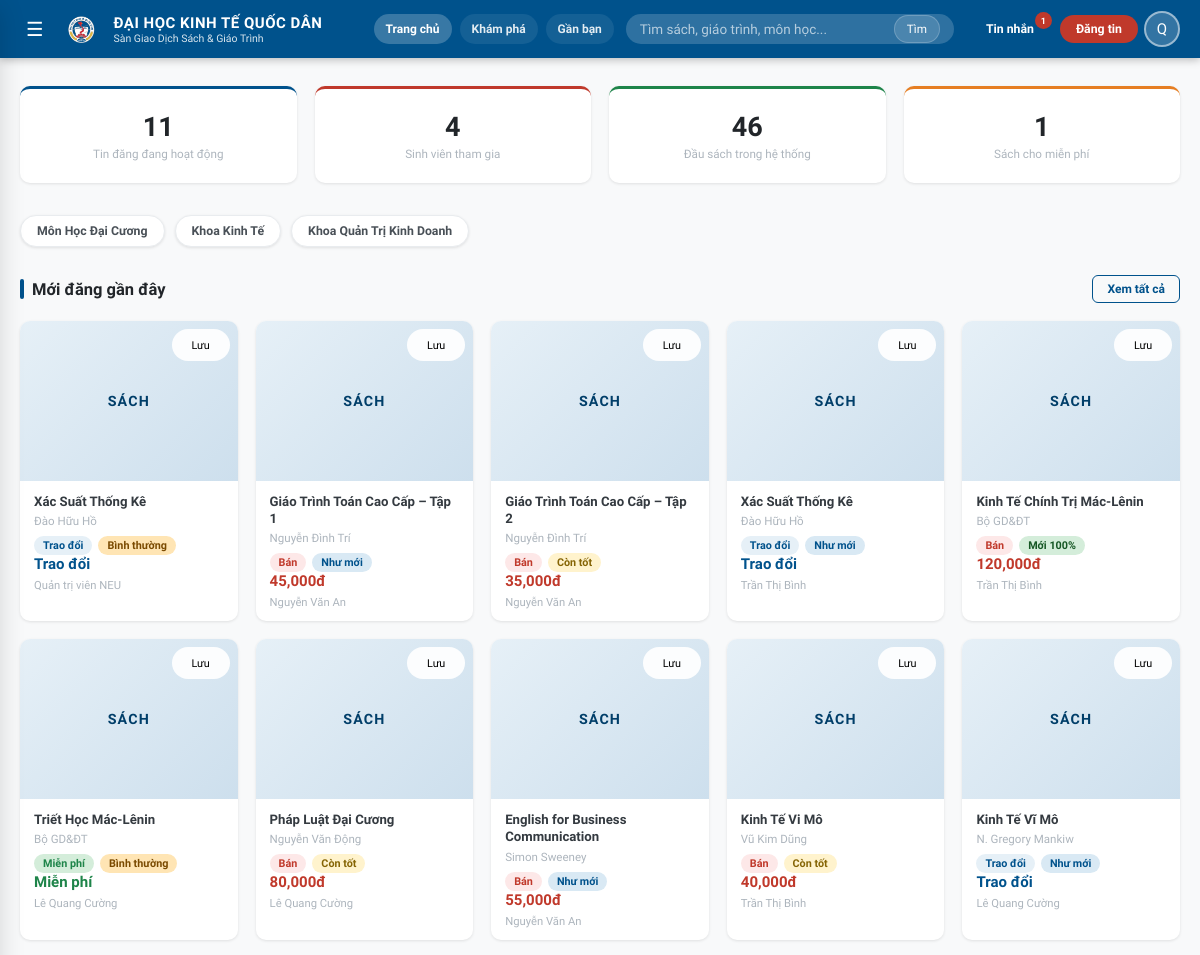
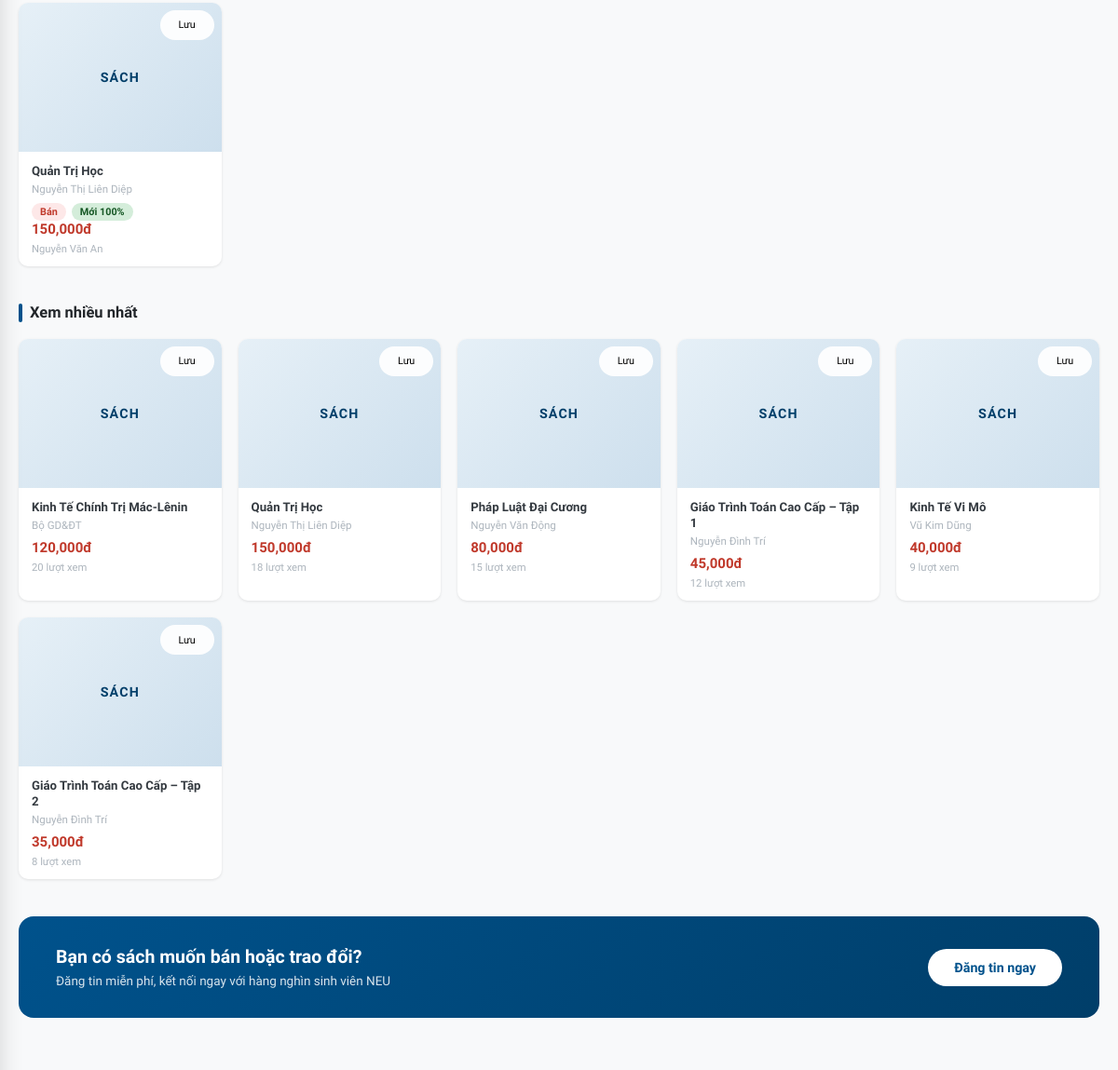
Before: /home (signed in, upper part) with the older database file (2 pictures, top to bottom).
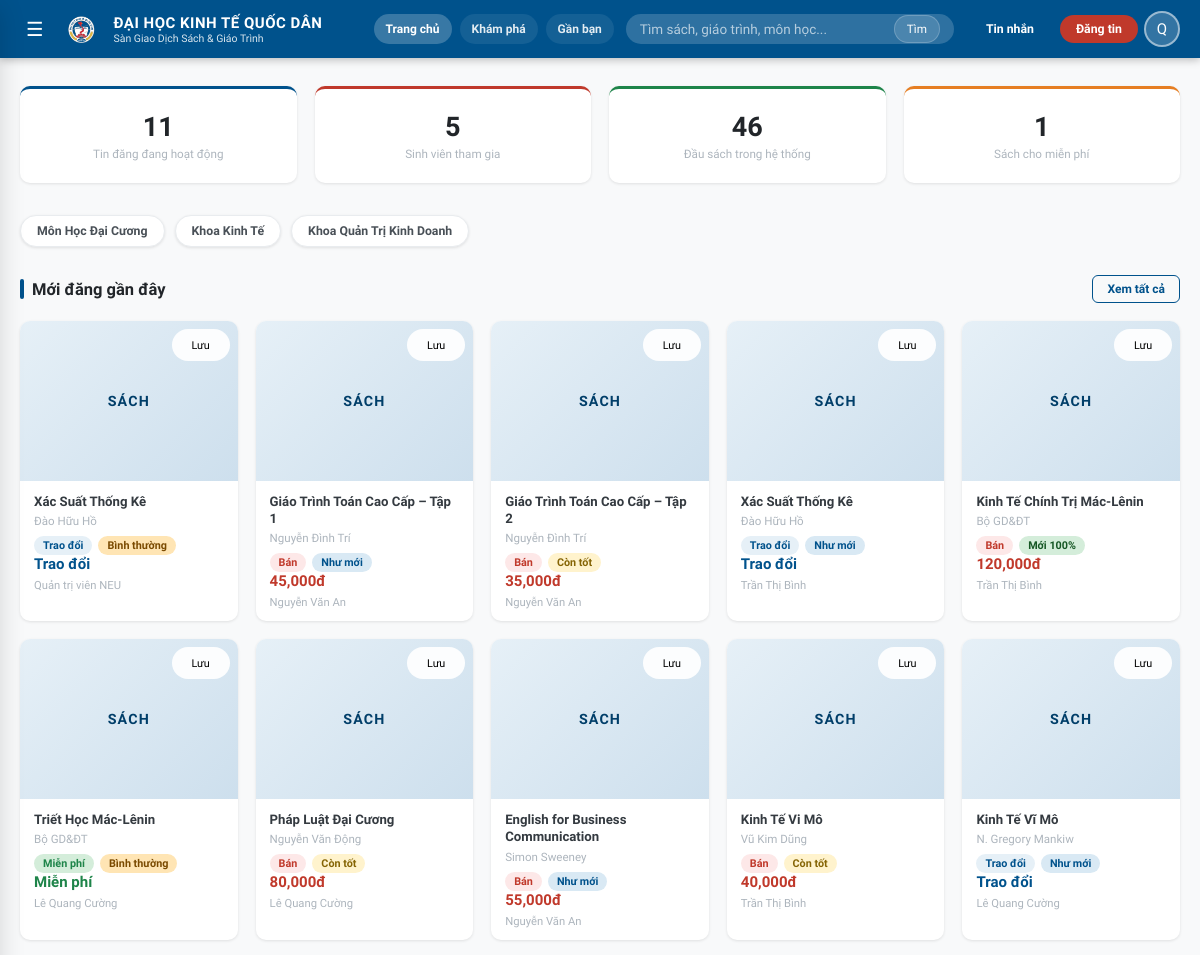
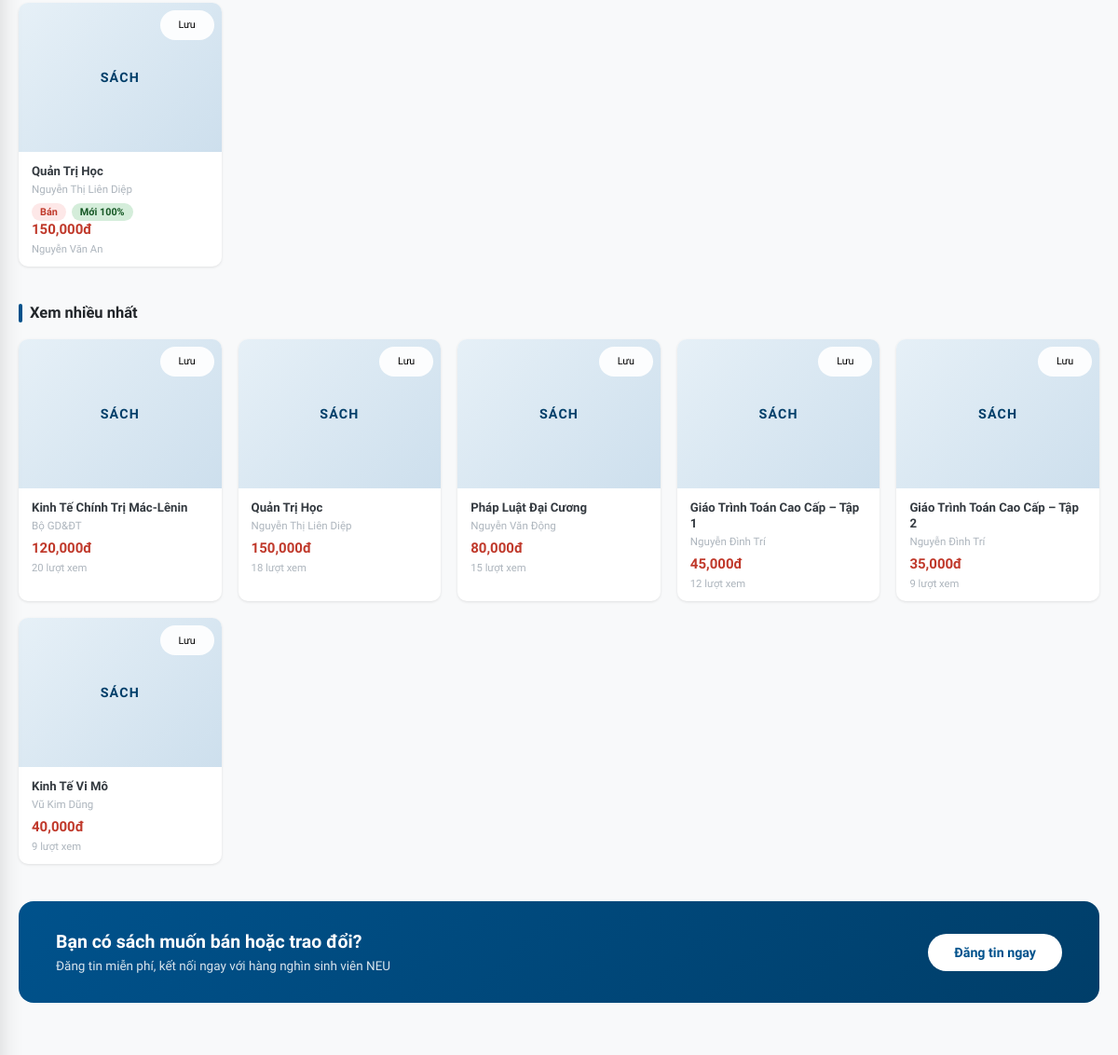
After: the same page with the newer database file (2 pictures, top to bottom).
### tables this page shows
CREATE TABLE categories (
    id          INTEGER PRIMARY KEY AUTOINCREMENT,
    name        TEXT    NOT NULL,
    slug        TEXT    UNIQUE NOT NULL,
    parent_id   INTEGER REFERENCES categories(id) ON DELETE SET NULL,
    icon        TEXT    DEFAULT '📚',
    description TEXT,
    sort_order  INTEGER DEFAULT 0
);

CREATE TABLE "listings" (
            id              INTEGER PRIMARY KEY AUTOINCREMENT,
            book_id         INTEGER REFERENCES books(id) ON DELETE CASCADE,
            seller_id       INTEGER REFERENCES users(id) ON DELETE CASCADE,
            listing_type    TEXT NOT NULL CHECK(listing_type IN ('sell','exchange','free')),
            price           REAL DEFAULT 0,
            condition       TEXT NOT NULL
                            CHECK(condition IN ('new','like_new','good','fair','poor')),
            notes           TEXT,
            status          TEXT DEFAULT 'active'
                            CHECK(status IN ('pending','active','rejected','sold','reserved','closed')),
            exchange_for    TEXT,
            moderated_by    INTEGER REFERENCES users(id) ON DELETE SET NULL,
            moderated_at    TIMESTAMP,
            moderation_note TEXT,
            views           INTEGER DEFAULT 0,
            created_at      TIMESTAMP DEFAULT CURRENT_TIMESTAMP,
            updated_at      TIMESTAMP DEFAULT CURRENT_TIMESTAMP
        , meeting_label TEXT, meeting_latitude REAL, meeting_longitude REAL);

CREATE TABLE books (
    id           INTEGER PRIMARY KEY AUTOINCREMENT,
    title        TEXT    NOT NULL,
    author       TEXT,
    isbn         TEXT,
    publisher    TEXT,
    publish_year INTEGER,
    edition      TEXT,
    category_id  INTEGER REFERENCES categories(id) ON DELETE SET NULL,
    faculty      TEXT,
    course_year  INTEGER,
    subject_code TEXT,
    description  TEXT,
    cover_emoji  TEXT    DEFAULT '📖',
    created_at   TIMESTAMP DEFAULT CURRENT_TIMESTAMP
, cover_image TEXT);

CREATE TABLE users (
    id            INTEGER PRIMARY KEY AUTOINCREMENT,
    username      TEXT    UNIQUE NOT NULL,
    password_hash TEXT    NOT NULL,
    full_name     TEXT,
    email         TEXT,
    phone         TEXT,
    student_id    TEXT    UNIQUE,
    faculty       TEXT,
    course_year   INTEGER,
    role          TEXT    DEFAULT 'student' CHECK(role IN ('student','admin')),
    bio           TEXT,
    rating_avg    REAL    DEFAULT 0,
    rating_count  INTEGER DEFAULT 0,
    created_at    TIMESTAMP DEFAULT CURRENT_TIMESTAMP
, reputation_score INTEGER DEFAULT 0, completed_deals INTEGER DEFAULT 0, location_label TEXT, latitude REAL, longitude REAL, location_updated_at TIMESTAMP);

### app.py (the view)
@app.route("/home")
@login_required
def home():
    conn = get_db_connection()
    recent = conn.execute("""
        SELECT l.*, b.title, b.author, b.cover_emoji, b.cover_image, b.subject_code,
               u.full_name seller_name, u.username seller_username, u.rating_avg,
               c.name cat_name
        FROM listings l
        JOIN books    b ON b.id = l.book_id
        JOIN users    u ON u.id = l.seller_id
        LEFT JOIN categories c ON c.id = b.category_id
        WHERE l.status='active'
        ORDER BY l.created_at DESC
        LIMIT 12
    """).fetchall()
    popular = conn.execute("""
        SELECT l.*, b.title, b.author, b.cover_emoji, b.cover_image,
               u.full_name seller_name, u.username seller_username
        FROM listings l
        JOIN books b ON b.id = l.book_id
        JOIN users u ON u.id = l.seller_id
        WHERE l.status='active'
        ORDER BY l.views DESC
        LIMIT 6
    """).fetchall()
    stats = conn.execute("""
        SELECT
          (SELECT COUNT(*) FROM listings WHERE status='active') total_listings,
          (SELECT COUNT(*) FROM users    WHERE role='student')  total_users,
          (SELECT COUNT(*) FROM books)                          total_books,
          (SELECT COUNT(*) FROM listings
           WHERE listing_type='free' AND status='active')       free_books
    """).fetchone()
    wl = conn.execute(
        "SELECT listing_id FROM wishlist WHERE user_id=?", (session["user_id"],)
    ).fetchall()
    wishlist_ids = {r["listing_id"] for r in wl}
    active_categories = conn.execute("""
        SELECT root.*
        FROM categories root
        WHERE root.parent_id IS NULL
          AND EXISTS (
            SELECT 1
            FROM listings l
            JOIN books b ON b.id = l.book_id
            LEFT JOIN categories child ON child.id = b.category_id
            WHERE l.status='active'
              AND (b.category_id = root.id OR child.parent_id = root.id)
          )
        ORDER BY root.sort_order
    """).fetchall()
    conn.close()
    return render_template(
        "home.html",
        recent=recent,
        popular=popular,
        stats=stats,
        wishlist_ids=wishlist_ids,
        active_categories=active_categories,
    )

### app.py (called while the page is built, shortened)
def _text_quality_score(value: str) -> int:
    bad_score = sum(value.count(token) for token in MOJIBAKE_TOKENS) * 10
    good_score = sum(ch.lower() in VIETNAMESE_CHARS for ch in value)
    return good_score - bad_score

def repair_text(value):
    if not isinstance(value, str) or not value:
        return value
    candidates = [value]
    return max(candidates, key=_text_quality_score)

def login_required(f):
    @wraps(f)
    def decorated(*args, **kwargs):
        if "user_id" not in session:
            flash("Vui lòng đăng nhập để tiếp tục.", "warning")
            return redirect(url_for("login"))
        return f(*args, **kwargs)
    return decorated

def get_current_user():
    if "user_id" not in session:
        return None
    conn = get_db_connection()
    user = conn.execute("SELECT * FROM users WHERE id=?", (session["user_id"],)).fetchone()
    conn.close()
    return user

### database.py (called while the page is built)
def get_db_connection() -> sqlite3.Connection:
    conn = sqlite3.connect(DATABASE)
    conn.row_factory = sqlite3.Row
    conn.execute("PRAGMA foreign_keys = ON")
    return conn

### templates/home.html (shortened to what the changed rows need)
{% extends "base.html" %}
{% block content %}
<div class="container">
  <div class="stats-grid">
    <div class="stat-card">
      <div class="stat-value">{{ stats.total_users }}</div>
      <div class="stat-label">Sinh viên tham gia</div>
    </div>
  </div>
  <div class="category-strip">
    {% for cat in active_categories %}
      <a href="{{ url_for('listings') }}?cat={{ cat.id }}" class="category-chip">{{ cat.name }}</a>
    {% endfor %}
  </div>
  {% if recent %}
    <div class="book-grid home-block">
      {% for l in recent %}
        <a href="{{ url_for('listing_detail', lid=l.id) }}" class="card book-card">
          <div class="book-card-cover">
            {% if l.cover_image %}
              <img src="{{ l.cover_image }}" alt="{{ l.title }}" class="book-cover-image">
            {% else %}
              <span class="book-card-cover-label">Sách</span>
            {% endif %}
            <button class="wishlist-btn {{ 'wishlisted' if l.id in wishlist_ids }}"
                    data-lid="{{ l.id }}"
                    title="{{ 'Bỏ yêu thích' if l.id in wishlist_ids else 'Thêm yêu thích' }}">
              {{ 'Đã lưu' if l.id in wishlist_ids else 'Lưu' }}
            </button>
          </div>
          <div class="book-card-body">
            <div class="book-card-title">{{ l.title }}</div>
            <div class="book-card-author">{{ l.author or 'Không rõ tác giả' }}</div>
            <div class="book-card-meta">
              {% set type_info = TYPE_LABELS.get(l.listing_type, ('', '')) %}
              <span class="badge {{ 'badge-red' if l.listing_type=='sell' else ('badge-blue' if l.listing_type=='exchange' else 'badge-green') }}">
                {{ type_info[1] }} {{ type_info[0] }}
              </span>
              {% set cond_info = CONDITION_LABELS.get(l.condition, ('','badge-gray')) %}
              <span class="badge {{ cond_info[1] }}">{{ cond_info[0] }}</span>
            </div>
            {% if l.listing_type == 'sell' %}
              <div class="book-card-price">{{ '{:,.0f}'.format(l.price) }}đ</div>
            {% elif l.listing_type == 'free' %}
              <div class="book-card-price book-card-free">Miễn phí</div>
            {% else %}
              <div class="book-card-price book-card-exchange">Trao đổi</div>
            {% endif %}
            <div class="book-card-foot">{{ l.seller_name or l.seller_username }}</div>
          </div>
        </a>
      {% endfor %}
    </div>
  {% else %}
    <div class="empty-state">
      <h3>Chưa có tin đăng nào</h3>
      <p>Hãy là người đầu tiên đăng sách!</p>
      <a href="{{ url_for('post_listing') }}" class="btn btn-primary empty-state-action">Đăng tin ngay</a>
    </div>
  {% endif %}
  {% if popular %}
    <div class="book-grid home-block">
      {% for l in popular %}
        <a href="{{ url_for('listing_detail', lid=l.id) }}" class="card book-card">
          <div class="book-card-cover">
            {% if l.cover_image %}
              <img src="{{ l.cover_image }}" alt="{{ l.title }}" class="book-cover-image">
            {% else %}
              <span class="book-card-cover-label">Sách</span>
            {% endif %}
            <button class="wishlist-btn {{ 'wishlisted' if l.id in wishlist_ids }}" data-lid="{{ l.id }}">
              {{ 'Đã lưu' if l.id in wishlist_ids else 'Lưu' }}
            </button>
          </div>
          <div class="book-card-body">
            <div class="book-card-title">{{ l.title }}</div>
            <div class="book-card-author">{{ l.author or '' }}</div>
            {% if l.listing_type == 'sell' %}
              <div class="book-card-price">{{ '{:,.0f}'.format(l.price) }}đ</div>
            {% elif l.listing_type == 'free' %}
              <div class="book-card-price book-card-free">Miễn phí</div>
            {% else %}
              <div class="book-card-price book-card-exchange">Trao đổi</div>
            {% endif %}
            <div class="book-card-foot">{{ l.views }} lượt xem</div>
          </div>
        </a>
      {% endfor %}
    </div>
  {% endif %}
</div>
{% endblock %}

### templates/base.html (shortened to what this page needs)
<!DOCTYPE html>
<html lang="vi">
<head>
  <link rel="stylesheet" href="{{ url_for('static', filename='css/style.css') }}">
</head>
<body>
<div class="page-wrapper">
  <header class="site-header">
    <div class="header-inner">
      <button class="header-menu-btn" id="menuBtn" title="Mở menu">☰</button>
      <a href="{{ url_for('home') }}" class="header-logo">
        <img src="{{ url_for('static', filename='images/neu-logo.png') }}" alt="NEU logo" class="header-logo-mark">
        <div class="header-logo-text">
          <span>ĐẠI HỌC KINH TẾ QUỐC DÂN</span>
          <span class="header-logo-sub">Sàn Giao Dịch Sách &amp; Giáo Trình</span>
        </div>
      </a>
      {% if current_user %}
        <div class="header-quicknav">
          <a href="{{ url_for('home') }}" class="header-quicklink">Trang chủ</a>
          <a href="{{ url_for('listings') }}" class="header-quicklink">Khám phá</a>
          <a href="{{ url_for('nearby_listings') }}" class="header-quicklink">Gần bạn</a>
        </div>
      {% endif %}
      <form class="header-search" action="{{ url_for('listings') }}" method="GET">
        <input type="text" name="q" placeholder="Tìm sách, giáo trình, môn học..." value="{{ request.args.get('q','') }}">
        <button type="submit">Tìm</button>
      </form>
      <div class="header-actions">
        <a href="{{ url_for('messages') }}" class="header-btn" title="Tin nhắn">
          Tin nhắn
          {% if unread_count > 0 %}
            <span class="badge-count">{{ unread_count }}</span>
          {% endif %}
        </a>
        <a href="{{ url_for('post_listing') }}" class="btn-post-header">Đăng tin</a>
        <div class="header-account">
          <div class="header-avatar" id="avatarBtn">
            {{ current_user.full_name[0] if current_user and current_user.full_name else 'U' }}
          </div>
        </div>
      </div>
    </div>
  </header>
  <main class="main-content">
    {% block content %}{% endblock %}
  </main>
</div>
</body>
</html>

Changed rows visible on the page:
changed listings "Giáo Trình Toán Cao Cấp – Tập 2": views "8" → "9"; moves up the list
Other visible differences:
{{ stats.total_users }}: "4" → "5"
{{ unread_count }}: "1" → (not shown)
